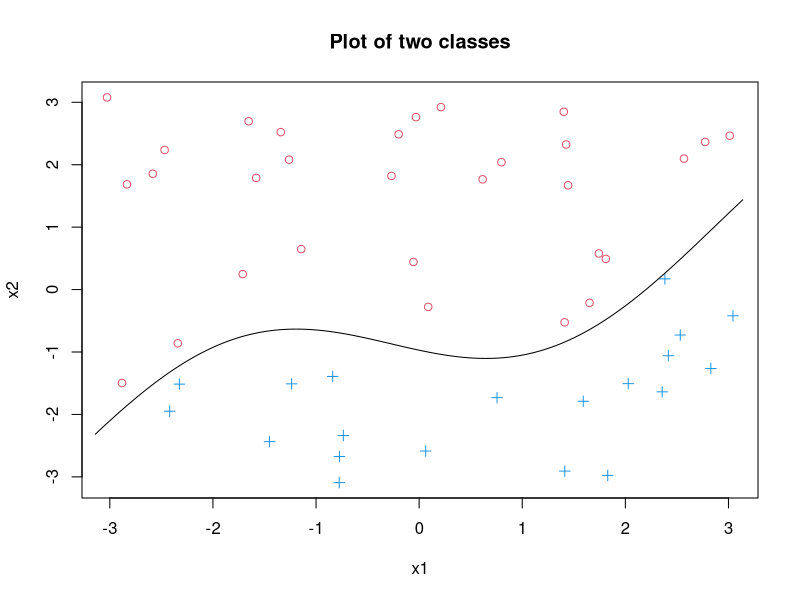

The R script that drew this image:
#referred to quadratic_svm.r
#install.packages("quadprog")
library("quadprog")
#set.seed(350)
#creating 50 2-d data points
x1 <- runif(50,min = -pi, max = +pi)
x2 <- runif(50,min = -pi, max = +pi)
data<-data.frame(x1,x2)

# the vector of {-1,1} elements giving classes 
y <- rep(0,50)

#creating a weight vector with N(0,1)
w <- rnorm(5,mean=0,sd=1)

for(i in 1:50){
  if(w[1] + w[2]*x1[i] + w[3]*x2[i] + w[4]*cos(x1[i]) + w[5]*sin(x1[i]) > 0){
    y[i]=1
  }
  else{
    y[i]=-1
  }
}

#plot x1 and x2
#Q_1a
plot(x1,x2,pch=y+2,col=y+3,main="Plot of two classes",cex=1)

X <- cbind(x1,x2,cos(x1),sin(x1),rep(1,50))

N=50
feat = 5;
# construct the corresponding elements: D,d, A, b
dim = feat + N;

D = diag(1,dim)

D[feat,feat] = 0.001
d=rep(0,dim)
A = matrix(0,2*N,dim)
A[1:N,1:5 ] = X*y
A[1:N,(feat+1):dim] = diag(N)
A[(N+1):(2*N),(feat+1):dim   ]  = diag(N)
b = rep(0,2*N)
b[1:N] = 1

result = solve.QP(D,d,t(A),b)
what = result$solution[1:feat]


xa = seq(-pi,pi,by=.01);
#solving for x2 given the linear equation w0+w1x1+w2x2+w3cos(x1)+w4sin(x1)
xb  = -(( what[1]*xa + what[3]*cos(xa) + what[4]*sin(xa) + what[5])/what[2])
lines(xa,xb)


